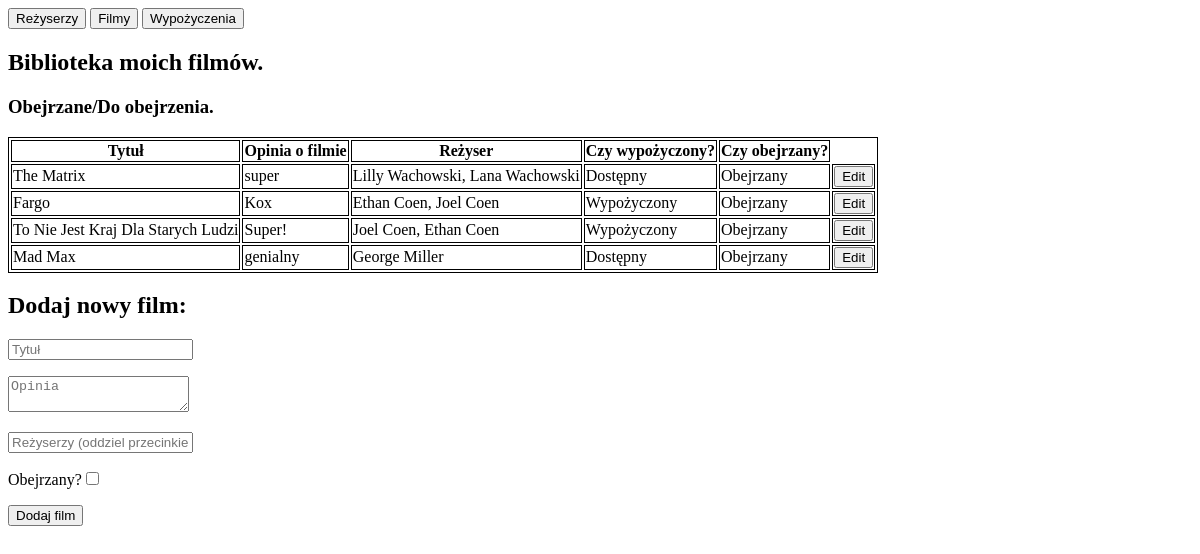
Before: /movies with the older database file.
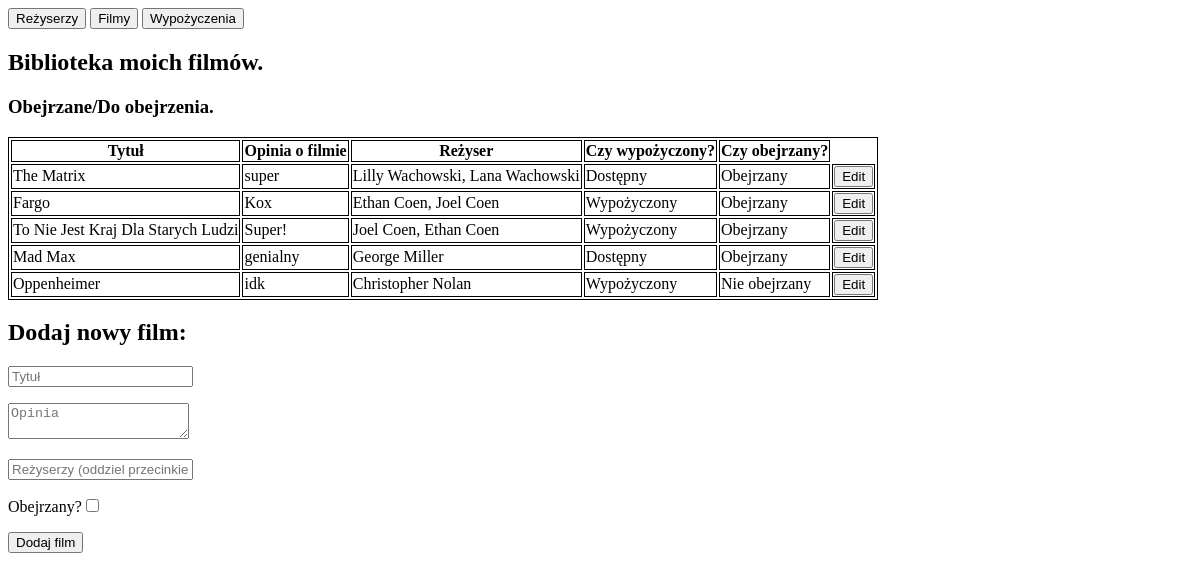
After: the same page with the newer database file.
### website/models.py (models this page shows, shortened)
class Movie(db.Model):
    id = db.Column(db.Integer, primary_key=True)
    title = db.Column(db.String(100))
    opinion = db.Column(db.String(500))
    watched = db.Column(db.Boolean, default=True)
    directors = db.relationship(
        "Director", secondary=movie_director_association, back_populates="movies"
    )
    loan = db.relationship("Loan", back_populates="movie", uselist=False)
    def is_rented(self):
        active_loan = Loan.query.filter_by(movie_id=self.id, returned_date=None).first()
        return active_loan is not None

class Director(db.Model):
    id = db.Column(db.Integer, primary_key=True)
    name = db.Column(db.String(100), unique=True)
    age = db.Column(db.Integer)
    opinion = db.Column(db.String(500))
    best_movie = db.Column(db.String(100))
    worst_movie = db.Column(db.String(100))
    movies = db.relationship(
        "Movie", secondary=movie_director_association, back_populates="directors"
    )

### website/views.py (the view, shortened to what this page needs)
@views.route("/movies", methods=["GET", "POST"])
def movies_list():
    movies = Movie.query.all()
    return render_template("movies.html", movies=movies)

### website/templates/movies.html (shortened to what this page needs)
<!DOCTYPE html>
<html lang="en">
<head>
</head>
<body>
<a href="/directors"><input type="submit" value="Reżyserzy"></a>
<a href="/movies"><input type="submit" value="Filmy"></a>
<a href="/loans"><input type="submit" value="Wypożyczenia"></a>
<h2>Biblioteka moich filmów.</h2>
<h3>Obejrzane/Do obejrzenia.</h3>
<table>
    <thead>
    <th>Tytuł</th>
    <th>Opinia o filmie</th>
    <th>Reżyser</th>
    <th>Czy wypożyczony?</th>
    <th>Czy obejrzany?</th>
    </thead>
{% for movie in movies %}
    <tr>
        <td>{{ movie.title }}</td>
        <td>{{ movie.opinion }}</td>
        <td>
            {% if movie.directors %}
        {% for director in movie.directors %}
            {{ director.name }}{% if not loop.last %}, {% endif %}
        {% endfor %}
    {% else %}
        Brak informacji
    {% endif %}
        </td>
        {% if movie.is_rented() %}
            <td>Wypożyczony</td>
        {% else %}
            <td>Dostępny</td>
        {% endif %}
        {% if movie.watched == 0 %}
            <td>Nie obejrzany</td>
        {% else %}
            <td>Obejrzany</td>
        {% endif %}
        <td><a href="{{ url_for('views.get_movie', id=movie.id )}}"><button type="button"  >Edit</button></a></td>
    </tr>
{% endfor %}
</table>
<div>
    <h2> Dodaj nowy film: </h2>
    <form method="POST">
        <div class="text-center">
            <p>
                <input placeholder="Tytuł" name="title">
            </p>
            <textarea class="my_forms_area" placeholder="Opinia" name="opinion"></textarea>
            <p>
                <input placeholder="Reżyserzy (oddziel przecinkiem)" name="directors">
            </p>
            <p>Obejrzany?<input type="checkbox" name="watched" value="1"></p>
        </div>
        <input type="submit" value="Dodaj film">
    </form>
</div>
</body>
</html>

### website/templates/movies.html (style rules this page uses)
table, th, tr, td { border: 1px solid black; }

Changed rows visible on the page:
added Movie: title "Oppenheimer", opinion "idk", shows "Wypożyczony", watched "Nie obejrzany"
added Director: name "Christopher Nolan", shown under "Oppenheimer"
